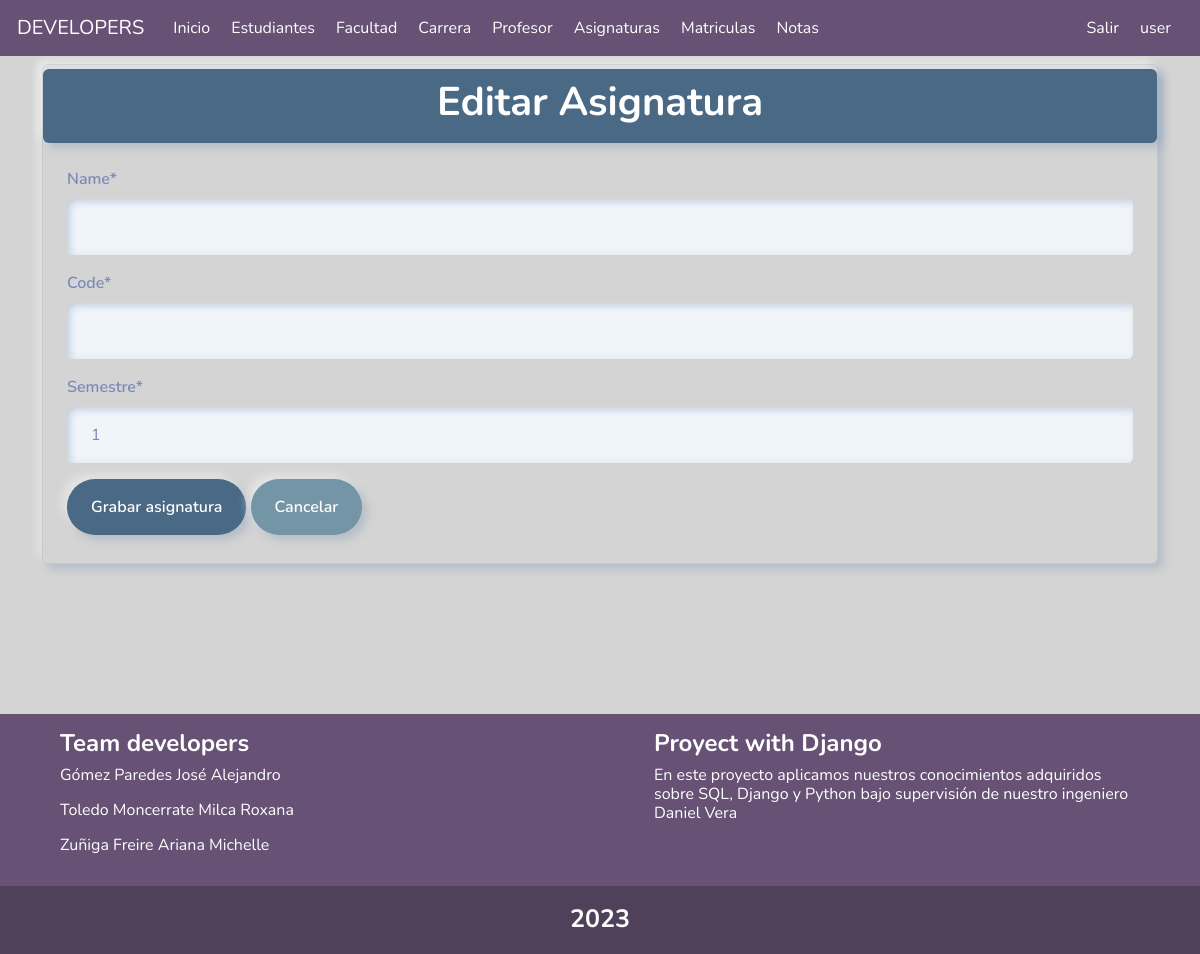
/subject/update/8/ (signed in), run on an earlier commit of the app's database.
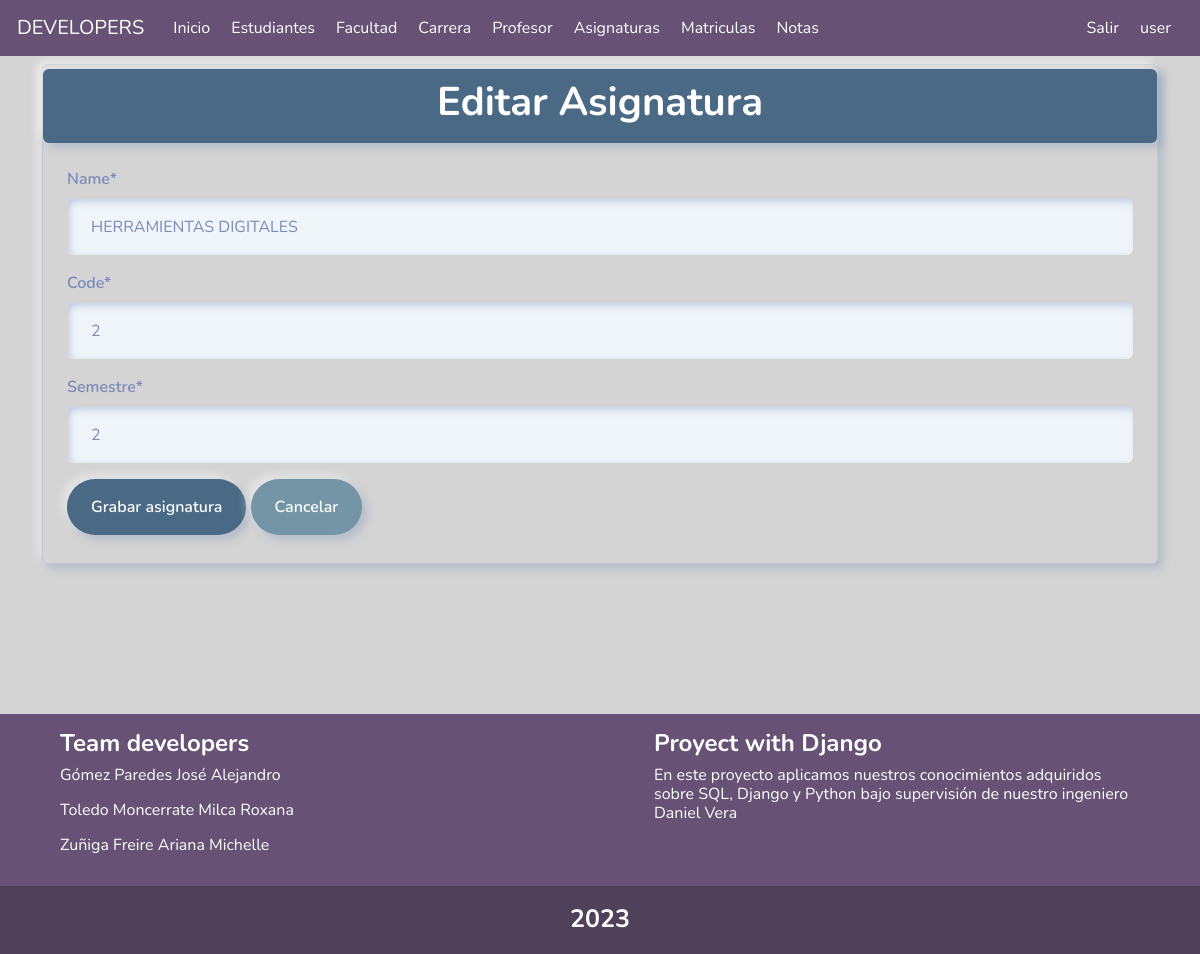
And on a later commit of the database.
### notas/models.py (models this page shows)
class Subject(models.Model):
    name = models.CharField(verbose_name="name", max_length=200)
    code = models.CharField(verbose_name="code", max_length=20)
    semestre = models.IntegerField('semestre', default=1)
    is_active = models.BooleanField(verbose_name="is_active", default=True)
    def __str__(self):
        return f"{self.name}"

### notas/subjects.py (the view, shortened to what this page needs)
@login_required
def update_subject(request, id):
    subject = Subject.objects.filter(id=id).first()
    form = None
    print(subject)
    if request.method == "GET":
        form = SubjectForm(instance=subject)
        context = {'title': 'Editar Asignatura', 'form': form, 'error': ''}
        return render(request, 'asignaturas/create_subject.html', context)

### notas/forms.py
class SubjectForm(ModelForm):
    class Meta:
        model = Subject
        fields = ['name', 'code', 'semestre']

### notas/templates/asignaturas/create_subject.html (shortened to what this page needs)
{% extends "base.html" %}
{% load static %}
{% load crispy_forms_tags %}
{% block content%}
<div class="container">
    <div class="py-1 mt-2 border border-1 shadow rounded ">
        <div class="py-2 border border-1 shadow rounded text-center color">
            <h1 class="fw-bold text-white text-success">{{title}}</h1>
        </div>
        <form method="POST" class="m-4">
            {{form|crispy}}
            <button class="btn color text-white" type="submit">Grabar asignatura</button>
            <a class="btn botones text-white" href="/subject/">Cancelar</a>
        </form>
    </div>
</div>
{% endblock content %}

What changed in the data, as far as the page shows it:
added Subject: name "HERRAMIENTAS DIGITALES", code "2", semestre "2"
Also different on the page:
form field semestre: "1" → (not shown)
